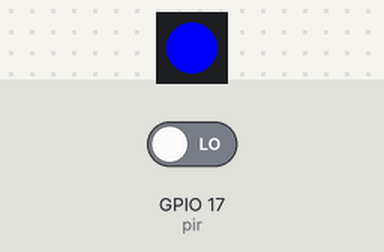
A program run on a simulated Raspberry Pi (BCM pin numbers). Shown: 1 RGB LEDs in strip order, left to right. The inputs (shaded band) are chosen by the test bench; at power-on: GPIO 17 (pir) LOW.

Above: at 1.2 s.
1.3 s: GPIO 17 (pir) driven HIGH
At 1.9 s:
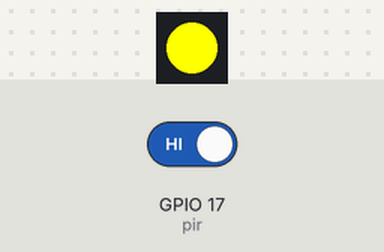
2.8 s: GPIO 17 (pir) driven LOW
At 3.1 s:
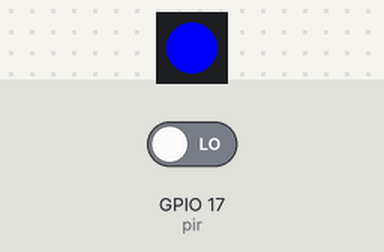
Timing chart, 0 to 5.8 s (numbered marks = the images above; inputs shaded):
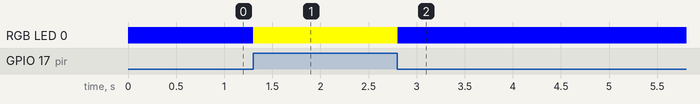

The program:

2.2.7_PIR_zero.py
```python
#!/usr/bin/env python3
from gpiozero import RGBLED, MotionSensor
from time import sleep

# Initialize RGB LED and PIR motion sensor using GPIO Zero library
led = RGBLED(red=18, green=27, blue=22)  # RGB LED connected to GPIO pins 18 (Red), 27 (Green), 22 (Blue)
pir = MotionSensor(17)  # PIR sensor connected to GPIO pin 17

try:
    # Continuously monitor for motion and update LED color
    while True:
        if pir.motion_detected:  # Check for motion detected by PIR sensor
            led.color = (1, 1, 0)  # Set LED color to yellow (Red + Green)
        else:
            led.color = (0, 0, 1)  # Set LED color to blue (only Blue)
        sleep(0.1)  # Short delay to reduce CPU load

except KeyboardInterrupt:
    # Handle KeyboardInterrupt (Ctrl+C) to exit the loop gracefully
    pass
```

Measured:
- after the input at 1.3 s, RGB LED 0: RGB(0, 0, 255) → RGB(255, 255, 0) at once
- after the input at 2.8 s, RGB LED 0: RGB(255, 255, 0) → RGB(0, 0, 255) at once
